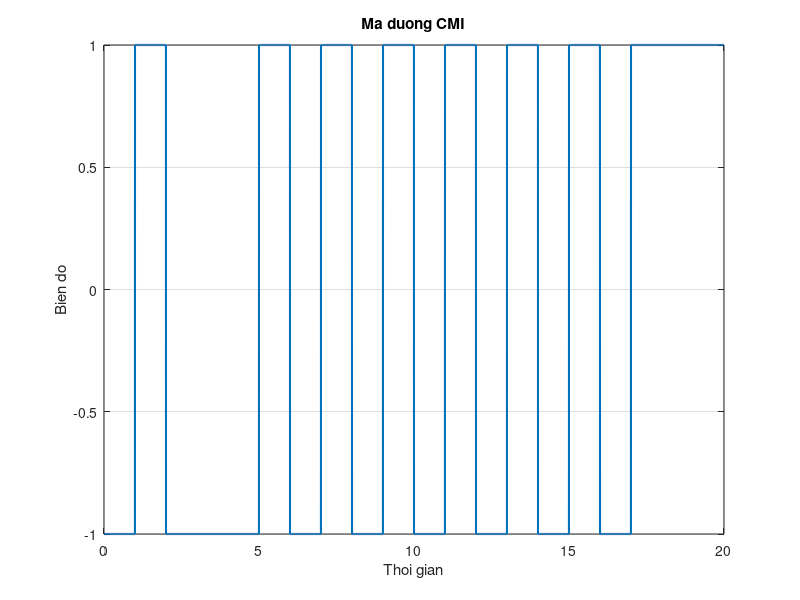

Reproduce this figure in MATLAB.
clc; clear;

%a
N_bits = 50;
bit = randi([0, 1], 1, N_bits);
disp(bit);

%b
R = 500e6;
Tb = 1/R;

Ns = 1000;
ts = Tb/Ns;

x = [];
muc_1 = -1;
for k = 1:N_bits
    if bit(k) == 0
        x = [x, -1*ones(1,Ns/2), 1*ones(1,Ns/2)];
    else
        x = [x, muc_1*ones(1, Ns)];
        muc_1 = -muc_1;
    end
end 

%c
N_ve = 10;
K_mau = N_ve * Ns;
t = (0:K_mau-1)*(Tb/Ns);

figure;
plot(t*1e9, x(1:K_mau), 'LineWidth', 1.5);
xlabel('Thoi gian');
ylabel('Bien do');
title('Ma duong CMI');
grid on;
